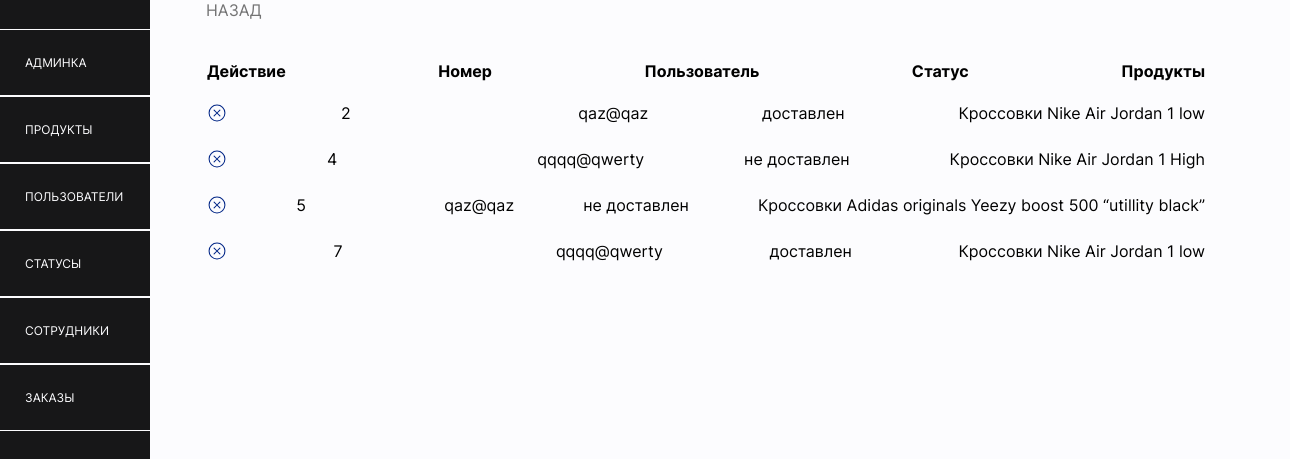
The page /admin/orders.php on the database its author committed.
### tables this page shows
CREATE TABLE `orders` (
  `id_order` int(11) NOT NULL,
  `id_user` int(11) NOT NULL,
  `id_status` int(11) NOT NULL,
  `id_product` int(11) DEFAULT NULL
);

CREATE TABLE `users` (
  `id_user` int(11) NOT NULL,
  `password` varchar(255) DEFAULT NULL,
  `email` varchar(100) NOT NULL
);

CREATE TABLE `status` (
  `id_status` int(11) NOT NULL,
  `status` varchar(255) NOT NULL
);

### admin/orders.php (the view, shortened to what this page needs)
<?php
include "./header.php";
include "../php-connect/connect.php";
?>
<body>
    <div class="container__admin">
        <div class="content">
        <a class="content__back" href="../admin_area.php">назад</a>
        <div class="title_table">
            </div>
            <table class="table">
                <tr class="table_row">
                    <th>Действие</th>
                    <th>Номер</th>
                    <th>Пользователь</th>
                    <th>Статус</th>
                    <th>Продукты</th>
                </tr>
            <?php
            $qInfoOrder = "SELECT * FROM orders";
            $resInfoOrder = mysqli_query($connect, $qInfoOrder) or die(mysqli_error($connect));
            while($InfoOrder = mysqli_fetch_object($resInfoOrder)){
            $qInfoOrderUsers = "SELECT users.email
            FROM users
            INNER JOIN orders ON users.id_user = orders.id_user
            WHERE orders.id_order = $InfoOrder->id_order;";
            $resInfoOrderUsers = mysqli_query($connect, $qInfoOrderUsers) or die(mysqli_error($connect));
            $qInfoOrderStatus = "SELECT status.status
            FROM status
            INNER JOIN orders ON status.id_status = orders.id_status
            WHERE orders.id_order = $InfoOrder->id_order;";
            $resInfoOrderStatus = mysqli_query($connect, $qInfoOrderStatus) or die(mysqli_error($connect));
            $qInfoOrderProduct = "SELECT products.name
            FROM products
            INNER JOIN orders ON products.id_product = orders.id_product
            WHERE orders.id_order = $InfoOrder->id_order;";
            $resInfoOrderProduct = mysqli_query($connect, $qInfoOrderProduct) or die(mysqli_error($connect));
                echo "
                <tr class=\"table_row\">
                    <td>
                    <a href=\"?idD=$InfoOrder->id_order\"><img src=\"./img/info-error.svg\" width=\"10px\"></a>
                    </td>
                    <td>$InfoOrder->id_order</td>
                    <td> ";
                    while($InfoOrderUsers = mysqli_fetch_object($resInfoOrderUsers)){
                        echo "
                        <td>$InfoOrderUsers->email</td>";
                    }
                    while($InfoOrderStatus = mysqli_fetch_object($resInfoOrderStatus)){
                        echo "
                        <td>$InfoOrderStatus->status</td>";
                    }
                    while($InfoOrderProduct = mysqli_fetch_object($resInfoOrderProduct)){
                        echo "
                        <td>$InfoOrderProduct->name</td>";
                    }
            };
            echo "</tr>"
            ?>
            </table>
        </div>
        </div>
</body>

### admin/header.php (shortened to what this page needs)
<!DOCTYPE html>
<html>
  <head>
    <link rel="stylesheet" href="../../style/main.css">
  </head>
  <body>
    <div class="header">
    <ul class="navbar">
        <img src="../../img/avatar.png" alt="">
      <li><a href="../admin_area.php">Админка</a></li>
      <li><a href="./products.php">Продукты</a></li>
      <li><a href="./users.php">Пользователи</a></li>
      <li><a href="./status.php">Статусы</a></li>
      <li><a href="./employees.php">Сотрудники</a></li>
      <li><a href="./orders.php">Заказы</a></li>
    </ul>
</div>

### style/main.css (style rules this page uses)
body { margin: 0; font-family: "Inter", sans-serif; background-color: var(--color-white); }
ul { list-style: none; padding: 0; }
a { text-decoration: none; color: var(--color-lightGrey); text-transform: uppercase; }
:root { --color-black: #171718; --color-white: #FCFCFE; --color-blue: #002586; --color-lightGrey: rgba(23, 23, 24, 0.60); --color-Grey: #6c6c6c; --color-pink: #FE7CC0; --color-red: #D74040; }
.header { z-index: 50; width: 150px; position: absolute; }
.header .navbar { background-color: var(--color-black); height: 816px; margin: 0; padding: 0; list-style-type: none; width: 150px; }
.header .navbar img { padding-left: 34px; width: 80px; padding-top: 25px; }
.header .navbar li { border-bottom: 1px solid var(--color-white); }
.header .navbar li :first-child { border-top: 1px solid var(--color-white); }
.header .navbar li a { color: var(--color-white); padding: 25px; font-size: 12px; text-decoration: none; font-weight: 400; display: block; }
.container__admin { margin-left: 800px; top: 0; z-index: 1; position: absolute; width: 40%; display: flex; justify-content: right; }
.container__admin .table { margin-top: 30px; padding-left: 40px; padding-right: 40px; width: 1150px; display: flex; justify-content: space-between; }
.container__admin .table .table_row { display: flex; justify-content: space-between; width: 1000px; margin-bottom: 20px; }
.container__admin .table .table_row td img { width: 100px; }
.container__admin .table .table_row td a img { width: 20px; }
.title_table { margin-top: -10px; height: 20px; }
.content__back { margin-left: 40px; }

### rows shown on the page
orders: id_order "2", name "Кроссовки Nike Air Jordan 1 low"
users: email "qaz@qaz"
status: status "доставлен"
orders: id_order "4", name "Кроссовки Nike Air Jordan 1 High"
users: email "qqqq@qwerty"
status: status "не доставлен"
orders: id_order "5", name "Кроссовки Adidas originals Yeezy boost 500 “utillity black”"
orders: id_order "7", name "Кроссовки Nike Air Jordan 1 low"
